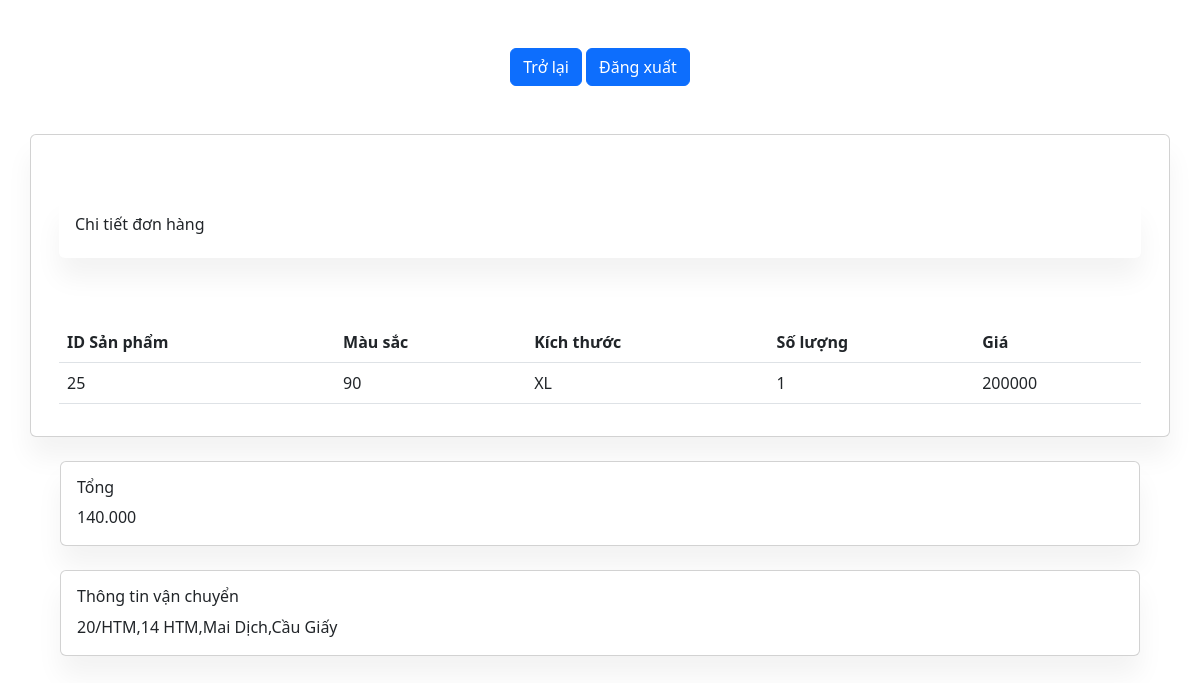
The app's page /admin/chi_tiet_don_hang.php?id_don_hang=12&id_nguoi_dung=2 (signed in) with its own data.
### tables this page shows
CREATE TABLE `chi_tiet_don_hang` (
  `id_ctdh` int(11) NOT NULL,
  `id_don_hang` int(11) NOT NULL,
  `id_san_pham` int(11) NOT NULL,
  `mau_sac` int(11) NOT NULL,
  `kich_thuoc` varchar(50) NOT NULL,
  `so_luong` int(11) NOT NULL,
  `gia` int(11) NOT NULL
);

CREATE TABLE `don_hang` (
  `id_don_hang` int(11) NOT NULL,
  `id_nguoi_dung` int(11) NOT NULL,
  `tong_tien` int(11) NOT NULL,
  `thoi_gian` datetime NOT NULL DEFAULT current_timestamp() ON UPDATE current_timestamp(),
  `thanh_toan` tinyint(4) NOT NULL,
  `trang_thai` tinyint(1) NOT NULL
);

CREATE TABLE `nguoi_dung` (
  `id_nguoi_dung` int(11) NOT NULL,
  `ten` varchar(100) NOT NULL,
  `email` varchar(100) NOT NULL,
  `password` varchar(100) NOT NULL,
  `sdt` int(11) DEFAULT NULL,
  `ngay_sinh` date DEFAULT NULL,
  `gioi_tinh` varchar(10) DEFAULT NULL,
  `dia_chi` varchar(255) DEFAULT NULL,
  `thoi_gian` datetime NOT NULL DEFAULT current_timestamp()
);

### admin/chi_tiet_don_hang.php (the view, shortened to what this page needs)
<?php
include '../connections/connectdb.php';
$id_don_hang = isset($_GET['id_don_hang']) ? $_GET['id_don_hang'] : null;
$tong_tien = 0;
$sql_don_hang = "SELECT * FROM don_hang WHERE id_don_hang = $id_don_hang";
$result_don_hang = $conn->query($sql_don_hang);
$details = $result_don_hang->num_rows > 0;
if ($details) {
    while ($row_don_hang = $result_don_hang->fetch_assoc()) {
        $tong_tien = $row_don_hang['tong_tien'];
    }
}
$sql_chi_tiet_don_hang = "SELECT * FROM chi_tiet_don_hang WHERE id_don_hang = $id_don_hang";
$result_chi_tiet_don_hang = $conn->query($sql_chi_tiet_don_hang);
$details_found = $result_chi_tiet_don_hang->num_rows > 0;
$userData = [];
$dia_chi_parts = '';
if (isset($_GET['id_nguoi_dung'])) {
    $userId = $_GET['id_nguoi_dung'];
    $selectQuery = "SELECT * FROM nguoi_dung WHERE id_nguoi_dung = $userId";
    $result = $conn->query($selectQuery);
    if ($result->num_rows > 0) {
        $userData = $result->fetch_assoc();
    }
    $dia_chi_parts =  $userData['dia_chi'];
}
?>
<!DOCTYPE html>
<html>
<head>
    <link href="https://cdn.jsdelivr.net/npm/bootstrap-icons@1.5.0/font/bootstrap-icons.css" rel="stylesheet" />
    <link href="https://cdn.jsdelivr.net/npm/bootstrap@5.3.0/dist/css/bootstrap.min.css" rel="stylesheet">
</head>
<body>
    <form class="text-center p-5" method="post">
        <button class="btn btn-primary" type="submit" name="tro_lai">Trở lại </button>
        <button class="btn btn-primary" type="submit" name="dang_xuat">Đăng xuất</button>
    </form>
    <div class="container-fluid">
        <div class="container">
            <div class="row">
                <div class="card mb-4">
                    <div class="card-body">
                        <table class="table table-borderless">
                            <tbody>
                                <?php if ($details_found) { ?>
                                    <div class="card my-5 border-0">
                                        <div class="card-body">
                                            <h3 class="h6">Chi tiết đơn hàng</h3>
                                            <table class="table">
                                                <thead>
                                                    <tr>
                                                        <th scope="col">ID Sản phẩm</th>
                                                        <th scope="col">Màu sắc</th>
                                                        <th scope="col">Kích thước</th>
                                                        <th scope="col">Số lượng</th>
                                                        <th scope="col">Giá</th>
                                                    </tr>
                                                </thead>
                                                <tbody>
                                                    <?php
                                                    while ($row_chi_tiet_don_hang = $result_chi_tiet_don_hang->fetch_assoc()) {
                                                        echo '<tr>';
                                                        echo '<td>' . $row_chi_tiet_don_hang['id_san_pham'] . '</td>';
                                                        echo '<td>' . $row_chi_tiet_don_hang['mau_sac'] . '</td>';
                                                        echo '<td>' . $row_chi_tiet_don_hang['kich_thuoc'] . '</td>';
                                                        echo '<td>' . $row_chi_tiet_don_hang['so_luong'] . '</td>';
                                                        echo '<td>' . $row_chi_tiet_don_hang['gia'] . '</td>';
                                                        echo '</tr>';
                                                    }
                                                    ?>
                                                </tbody>
                                            </table>
                                        </div>
                                    </div>
                                <?php } else {
                                    echo "No details found for this order.";
                                }
                                ?>
                            </tbody>
                        </table>
                    </div>
                </div>
                <div class="card mb-4 mx-5">
                    <div class="card-body">
                        <h3 class="h6">Tổng</h3>
                        <td class="h4 text-end"><?= number_format($tong_tien - 60000, 0, '.', '.') ?>
                    </div>
                </div>
                <div class="card mb-4 mx-5">
                    <div class="card-body">
                        <h3 class="h6">Thông tin vận chuyển</h3>
                        <?= $dia_chi_parts ?>
                    </div>
                </div>
            </div>
        </div>
    </div>
</body>
</html>

### admin/chi_tiet_don_hang.php (style rules this page uses)
body { background: #eee; }
.card { box-shadow: 0 20px 27px 0 rgb(0 0 0 / 5%); }
.card { position: relative; display: flex; flex-direction: column; min-width: 0; word-wrap: break-word; background-color: #fff; background-clip: border-box; border: 0 solid rgba(0, 0, 0, .125); border-radius: 1rem; }

### records on screen
chi_tiet_don_hang: id_san_pham "25", mau_sac "90", kich_thuoc "XL", so_luong "1", gia "200000"
don_hang: $tong_tien-60000 "140.000"
nguoi_dung: dia_chi "20/HTM,14 HTM,Mai Dịch,Cầu Giấy"
